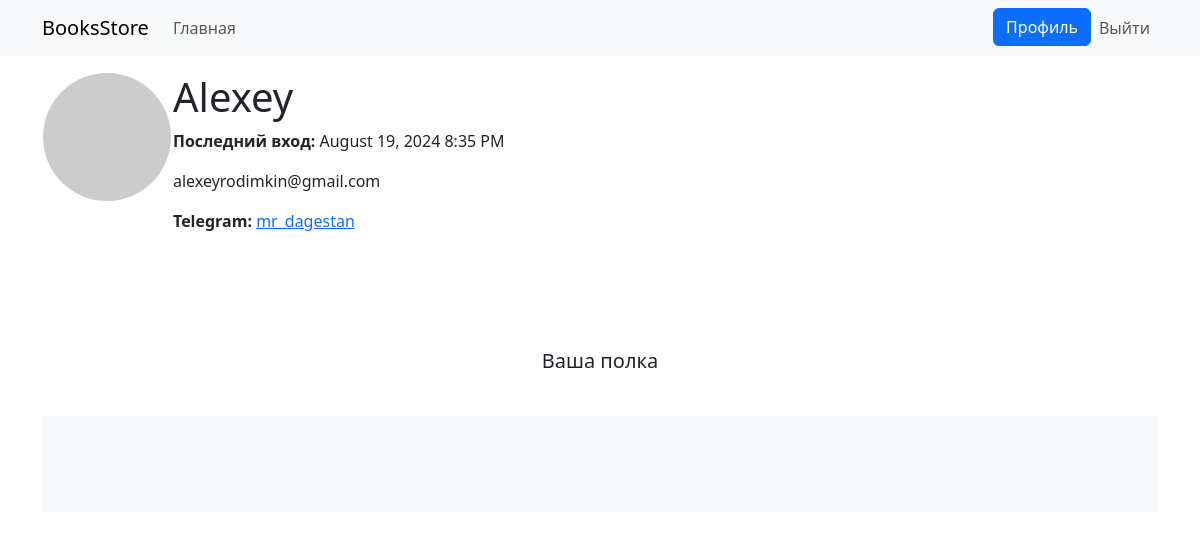
/user/Alexey (signed in), run on an earlier commit of the app's database.
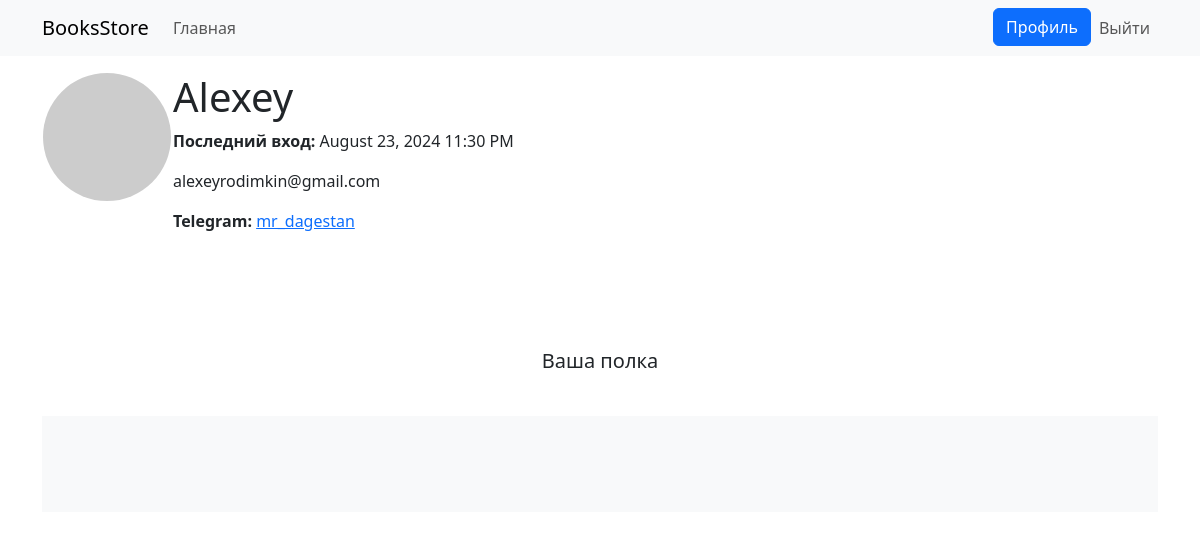
And on a later commit of the database.
### app/models.py (models this page shows, shortened)
class User(db.Model, UserMixin):
    __tablename__ = 'users'
    id: so.Mapped[int] = so.mapped_column(primary_key=True)
    username: so.Mapped[str] = so.mapped_column(sa.String(64), nullable=False, unique=True, index=True)
    email: so.Mapped[str] = so.mapped_column(sa.String(120), index=True,
                                             unique=True)
    telegram: so.Mapped[str] = so.mapped_column(sa.String(120), index=True,
                                                unique=True, default=None)
    password_hash: so.Mapped[Optional[str]] = so.mapped_column(sa.String(256))
    last_seen: so.Mapped[Optional[datetime]] = so.mapped_column(
        default=lambda: datetime.now(timezone.utc))
    orders = relationship("Order")  # one to many to Order
    def avatar(self, size):
        digest = md5(self.email.lower().encode('utf-8')).hexdigest()
        return f'https://www.gravatar.com/avatar/{digest}?d=identicon&s={size}'

### app/main/routes.py (the view)
@bp.route('/user/<username>')
@login_required
def user(username):
    user = db.first_or_404(sa.select(User).where(User.username == username))
    orders = flask_login.current_user.orders
    time_now = datetime.datetime.now()
    return render_template('user.html', user=user, data=orders, now=time_now)

### app/main/routes.py (called while the page is built)
@bp.before_request
def before_request():
    if current_user.is_authenticated:
        current_user.last_seen = datetime.datetime.utcnow()
        db.session.commit()

@bp.after_request
def redirect_to_signin(response):
    if response.status_code == 401:
        return redirect(url_for('login_page') + '?next=' + request.url)
    return response

### app/models.py (called while the page is built)
@login.user_loader
def load_user(id):
    return db.session.get(User, int(id))

### app/templates/user.html (shortened to what this page needs)
{% extends "base.html" %}
{% block content %}
<table>
    <tr valign="top">
        <td><a href="https://docs.gravatar.com/" target="_blank">
            <img src="{{ user.avatar(128) }}" alt="mdo" width="128" height="128" class="rounded-circle">
        </a></td>
        <td>
            <h1>{{ user.username }}</h1>
            {% if user.last_seen %}<p><strong>Последний вход:</strong> {{ moment(user.last_seen).format('LLL') }}</p>
            {% endif %}
            <p>{{ user.email }}</p>
            {% if user.telegram %}
            <p><strong>Telegram:</strong> <a href='https://t.me/bloknot_blog_bot target="_blank"'>{{ user.telegram }}</a></p>{% endif %}
            <br><br>
        </td>
    </tr>
</table>
<div class="pricing-header px3 py-3 pt-md-5 pb-md-4 mx-auto text-center">
    <p class="lead">Ваша полка</p>
</div>
<div class="album py-5 bg-body-tertiary">
</div>
{% endblock %}

What changed in the data, as far as the page shows it:
changed User "Alexey": last_seen "August 19, 2024 8:35 PM" → "August 23, 2024 11:30 PM"
